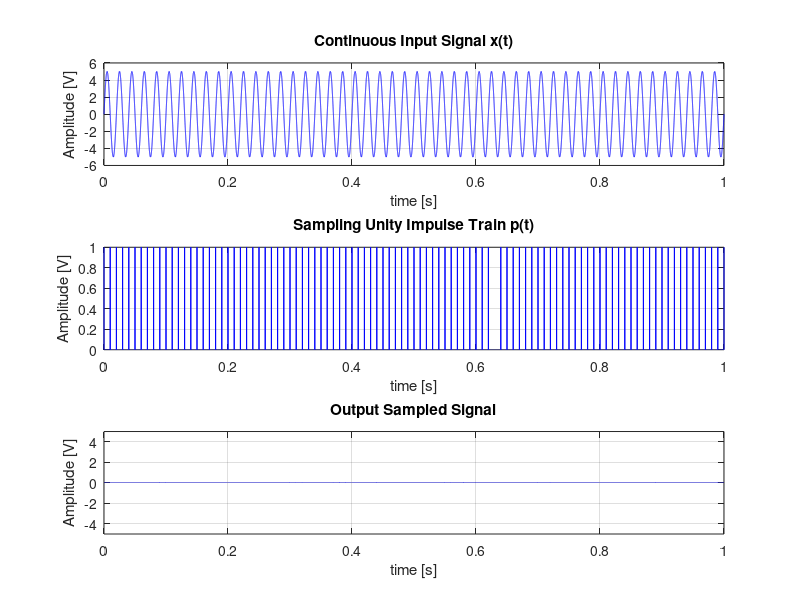

Here is the MATLAB script that generated this plot:
% Nyquist Sampling
fs=100000;
f = 100;
t=0:1/fs:1;
w = 2*pi*50;
x = 5*sin(w*t);
subplot(3,1,1);
plot(t,x,'b');
title('Continuous Input Signal x(t)');
xlabel('time [s]'); ylabel('Amplitude [V]');
grid on;
hold on;

p=(1+square(2*pi*t*f,0.1))/2;
subplot(3,1,2);
plot(t,p,'b');
title('Sampling Unity Impulse Train p(t)');
xlabel('time [s]'); ylabel('Amplitude [V]');
grid on;
hold on;

output = x.*p;
subplot(3,1,3);
plot(t,output,'b');
xlim([0,1])
ylim([-5,5]);
title('Output Sampled Signal');
xlabel('time [s]'); ylabel('Amplitude [V]');
grid on;
hold on;